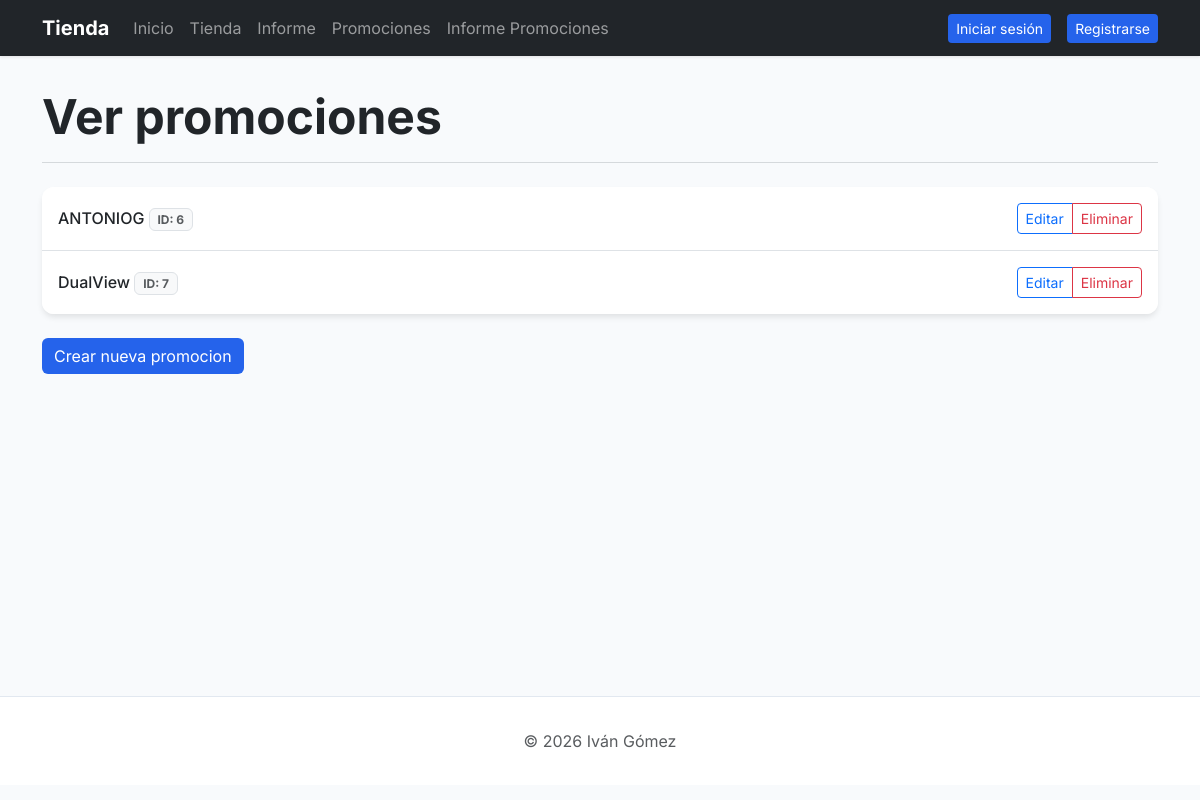
/tienda/admin/promociones, run on an earlier commit of the app's database.
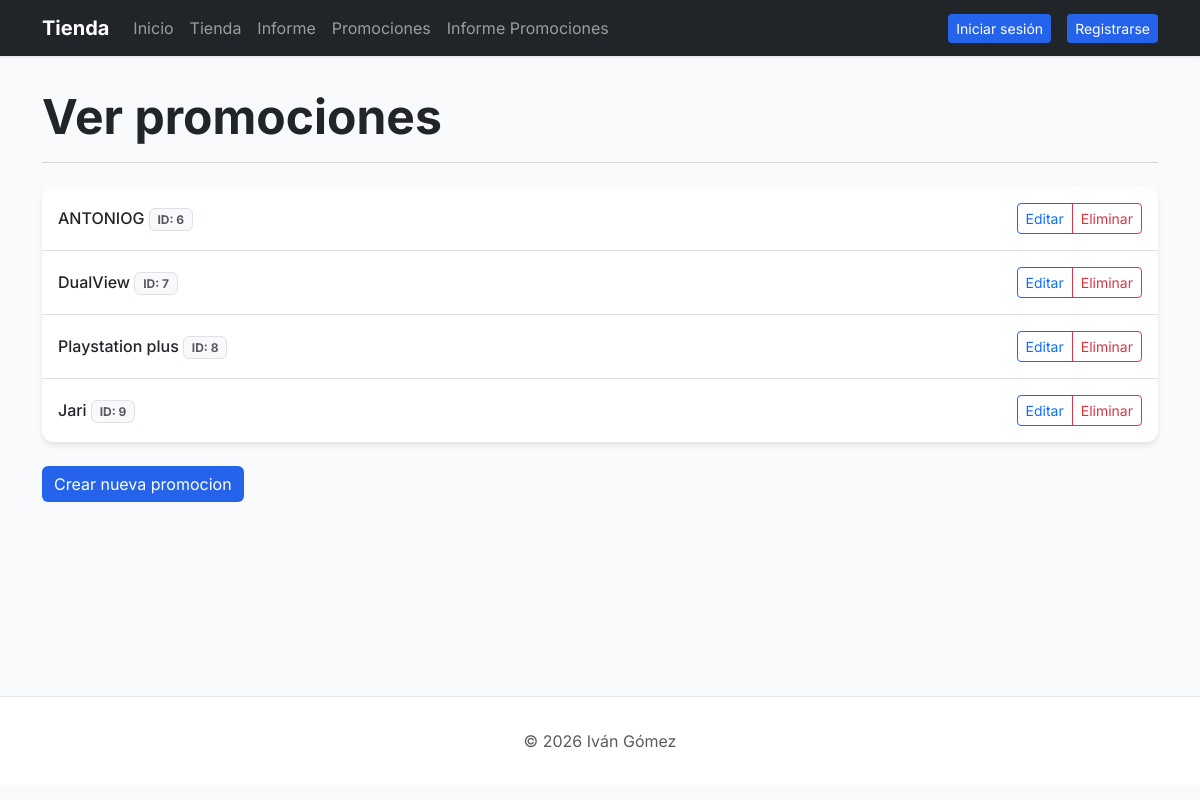
And on a later commit of the database.
### core/models.py (models this page shows, shortened)
class Promocion(models.Model):
    nombre = models.CharField(max_length=50)
    codigo = models.CharField(max_length=20, unique=True)
    descuento = models.IntegerField()
    fecha_inicio = models.DateField(auto_now_add=True)
    fecha_fin = models.DateField()

### core/views.py (the view)
# urls.py: path('tienda/admin/promociones', ViewPromociones.as_view(), name='ver_promociones'),
class ViewPromociones(ListView):
    model = Promocion
    context_object_name = 'promociones'
    template_name = 'core/ver_promociones.html'

### core/templates/core/ver_promociones.html (shortened to what this page needs)
{% extends 'core/base.html' %}
{% block tittle_section %}Ver promociones{% endblock %}
{% block content %}
<div class="card overflow-hidden">
    <ul class="list-group list-group-flush">
    {% for promocion in promociones %}
        <li class="list-group-item d-flex justify-content-between align-items-center p-3">
            <div>
                <a href="{% url 'detalle_promocion' promocion.pk %}" class="text-decoration-none fw-medium text-dark">
                    {{promocion.nombre}} <span class="badge bg-light text-muted border">ID: {{promocion.id}}</span>
                </a>
            </div>
            <div class="btn-group btn-group-sm">
                <a href="{% url 'editar_promocion' promocion.pk %}" class="btn btn-outline-primary">Editar</a>
                <a href="{% url 'eliminar_promocion' promocion.pk %}" class="btn btn-outline-danger">Eliminar</a>
            </div>
        </li>
    {% endfor %}
    </ul>
</div>
<div class="mt-4">
    <a href="{% url 'crear_promocion' %}" class="btn btn-primary">Crear nueva promocion</a>
</div>
{% endblock %}

What changed in the data, as far as the page shows it:
added Promocion: nombre "Playstation plus", id "8"
added Promocion: nombre "Jari", id "9"
